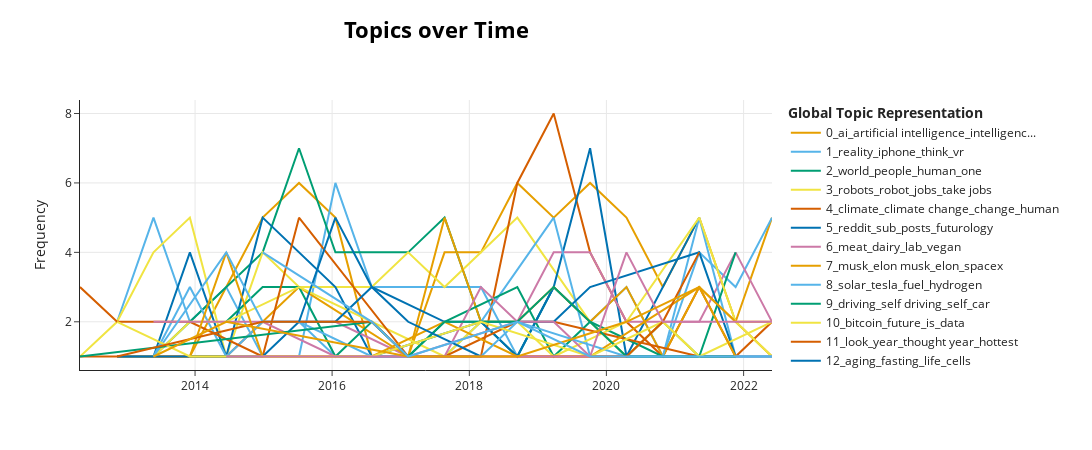

Notebook source saved alongside this figure:
### Code cell
topic_model.visualize_topics_over_time(topics_over_time)
